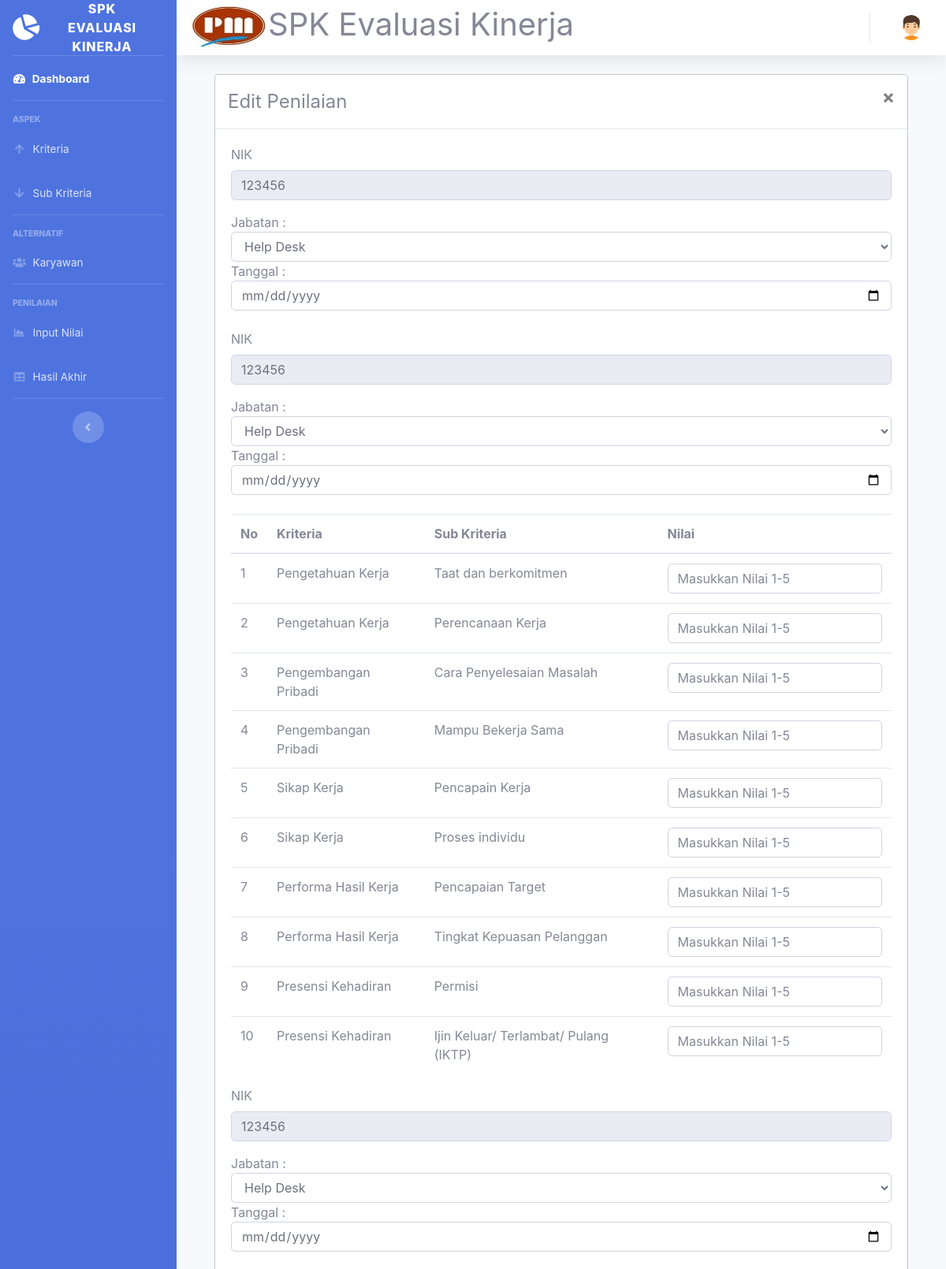
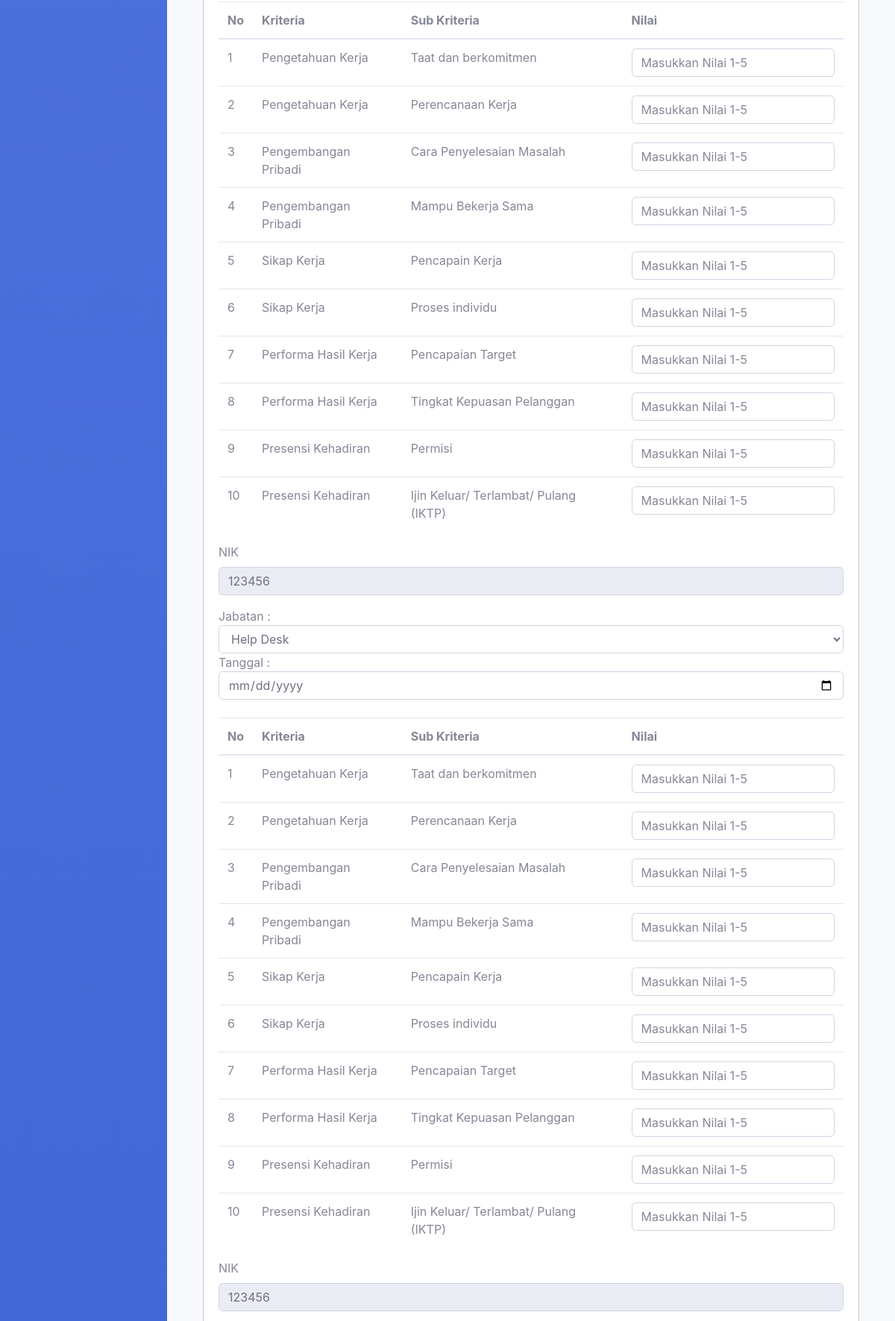
Screenshot of /penilai/input-nilai-edit.php?id=28 (signed in, upper part) with the database file from the repository (2 pictures, top to bottom).
### tables this page shows
CREATE TABLE `nilai_detail` (
  `id_detail` int(11) NOT NULL,
  `id_nilai` int(11) NOT NULL,
  `kode_subkriteria` varchar(11) NOT NULL,
  `nilai` int(11) NOT NULL
);

CREATE TABLE `nilai` (
  `id_nilai` int(11) NOT NULL,
  `nik` int(11) NOT NULL,
  `tgl_nilai` date NOT NULL,
  `jabatan` varchar(40) NOT NULL
);

CREATE TABLE `subkriteria` (
  `kode_subkriteria` varchar(11) NOT NULL,
  `kode_kriteria` varchar(11) NOT NULL,
  `subkriteria` varchar(50) NOT NULL,
  `bobot` int(11) NOT NULL,
  `factor` varchar(20) NOT NULL
);

CREATE TABLE `kriteria` (
  `kode_kriteria` varchar(11) NOT NULL,
  `nama_kriteria` varchar(40) NOT NULL,
  `presentase` int(5) NOT NULL
);

### penilai/input-nilai-edit.php (the view, shortened to what this page needs)
<!DOCTYPE html>
<html lang="en">
<head>
  <link href="../vendor/fontawesome-free/css/all.min.css" rel="stylesheet" type="text/css">
  <link href="../css/sb-admin-2.min.css" rel="stylesheet">
  <link href="../vendor/datatables/dataTables.bootstrap4.min.css" rel="stylesheet">
</head>
<body id="page-top">
<?php require 'sidebar.php'; ?>
      <div id="content">
<?php require 'navbar.php'; ?>
<div class="container-fluid">
       <div class="container-fluid">
      <div class="modal-content">
        <div class="modal-header">
          <h4 class="modal-title">Edit Penilaian</h4>
        <button type="button" class="close" data-dismiss="modal">&times;</button>
        </div>
    <div class="card-body">
    <form action="proses-edit-penilaian.php" method="get">
<?php
  include('../koneksi.php');
$id = $_GET['id'];
$query_edit = mysqli_query($koneksi,"SELECT * FROM nilai n  JOIN nilai_detail d ON  n.id_nilai=d.id_nilai WHERE d.id_nilai=$id");
while ($data = mysqli_fetch_array($query_edit)) {
?>
       <div class="form-group">
        <label>NIK</label>
        <input readonly="" name="nik" class="form-control" value="<?php echo $data['nik']; ?>">
        </div>
            Jabatan :
              <select name="jabatan" class="form-control" required="required">
                <?php
                $s=mysqli_query($koneksi,"select * from karyawan order by jabatan ASC");
                while($d=mysqli_fetch_assoc($s)){
                ?>
                  <option value="<?php echo $d['jabatan'] ?>"><?php echo $d['jabatan'] ?></option>
                <?php
                }
                ?>
              </select>
              Tanggal :
              <input type="date" class="form-control" required="required" name="tgl_nilai">
                <br>
            <table class="table">
              <thead>
                <tr>
                  <th>No</th>
                  <th>Kriteria</th>
                  <th>Sub Kriteria</th>
                  <th>Nilai</th>
                </tr>
              </thead>
              <tbody>
                <?php
                  $sql = mysqli_query($koneksi,"SELECT * From subkriteria s LEFT JOIN kriteria k ON k.kode_kriteria=s.kode_kriteria ORDER BY s.kode_kriteria ASC, s.kode_subkriteria");
                  $no=1;
                  while ($data = mysqli_fetch_assoc($sql)) {
                   ?>
                  <tr>
                    <td><?=$no++; ?></td>
                    <td><?=$data['nama_kriteria']; ?></td>
                    <td><?=$data['subkriteria']; ?></td>
                    <td>
                      <input type="number" required="required" placeholder="Masukkan Nilai 1-5" class="form-control" name="<?=$data['kode_subkriteria']; ?>"/>
                    </td>
                  </tr>
                  <?php
                }
                ?>
<?php
}
?>
      </form>
</div>
</div>
    </div>
  </div>
</body>
</html>

### rows the page displays
nilai_detail: nik "123456"
subkriteria: kode_kriteria.nama_kriteria "Pengetahuan Kerja", subkriteria "Taat dan berkomitmen"
subkriteria: kode_kriteria.nama_kriteria "Pengetahuan Kerja", subkriteria "Perencanaan Kerja"
subkriteria: kode_kriteria.nama_kriteria "Pengembangan Pribadi", subkriteria "Cara Penyelesaian Masalah"
subkriteria: kode_kriteria.nama_kriteria "Pengembangan Pribadi", subkriteria "Mampu Bekerja Sama"
subkriteria: kode_kriteria.nama_kriteria "Sikap Kerja", subkriteria "Pencapain Kerja"
subkriteria: kode_kriteria.nama_kriteria "Sikap Kerja", subkriteria "Proses individu"
subkriteria: kode_kriteria.nama_kriteria "Performa Hasil Kerja", subkriteria "Pencapaian Target"
subkriteria: kode_kriteria.nama_kriteria "Performa Hasil Kerja", subkriteria "Tingkat Kepuasan Pelanggan"
subkriteria: kode_kriteria.nama_kriteria "Presensi Kehadiran", subkriteria "Permisi"
subkriteria: kode_kriteria.nama_kriteria "Presensi Kehadiran", subkriteria "Ijin Keluar/ Terlambat/ Pulang (IKTP)"
nilai_detail: nik "123456"
nilai_detail: nik "123456"
nilai_detail: nik "123456"
nilai_detail: nik "123456"

### other values shown
form field jabatan "Help Desk"
